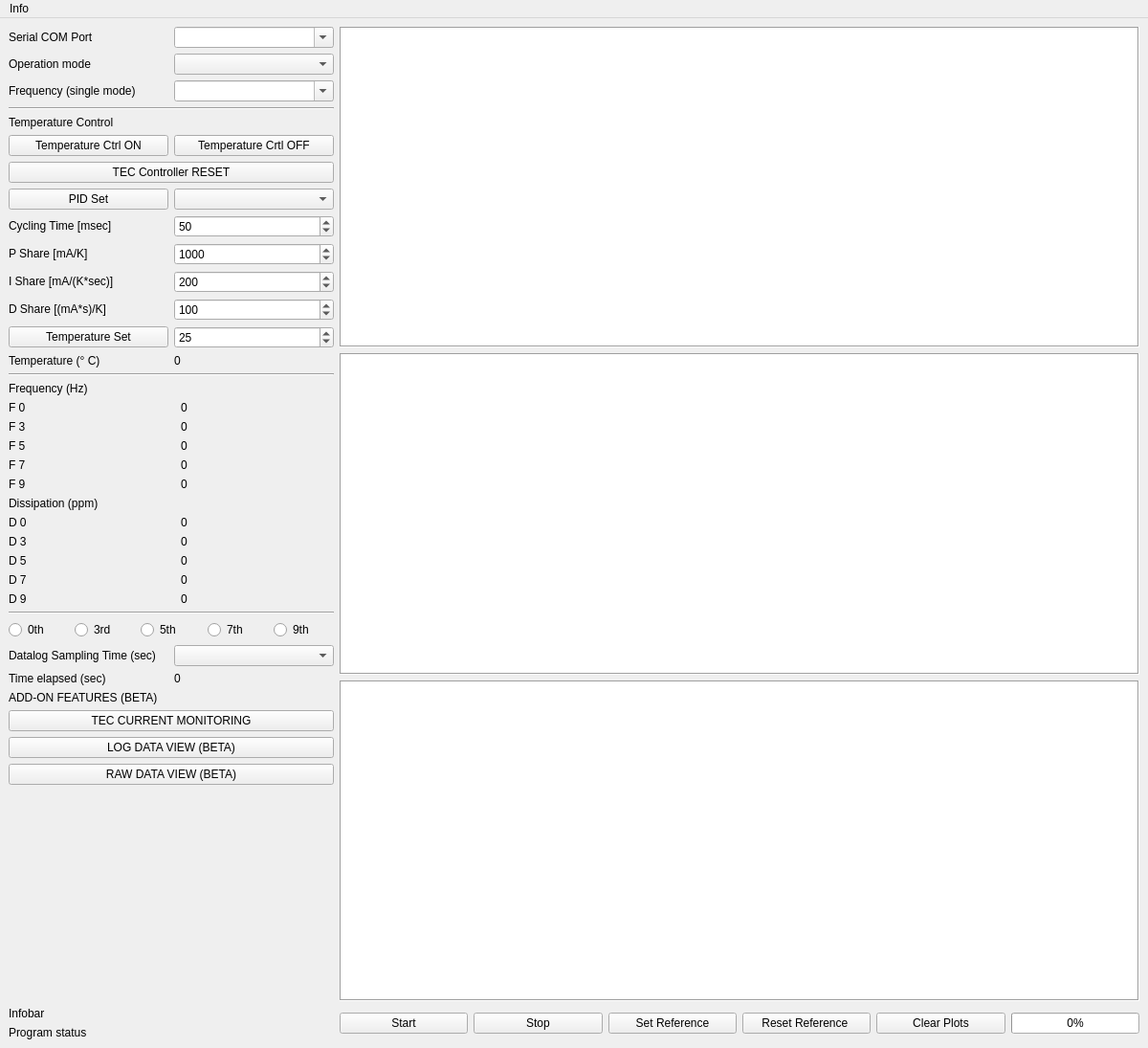
<?xml version="1.0" encoding="UTF-8"?>
<ui version="4.0">
 <class>MainWindow</class>
 <widget class="QMainWindow" name="MainWindow">
  <property name="geometry">
   <rect>
    <x>0</x>
    <y>0</y>
    <width>1200</width>
    <height>1095</height>
   </rect>
  </property>
  <property name="sizePolicy">
   <sizepolicy hsizetype="Expanding" vsizetype="Expanding">
    <horstretch>0</horstretch>
    <verstretch>0</verstretch>
   </sizepolicy>
  </property>
  <property name="minimumSize">
   <size>
    <width>1200</width>
    <height>0</height>
   </size>
  </property>
  <property name="windowTitle">
   <string>openQCM NEXT - version 0.1.6 DEVELOPMENT</string>
  </property>
  <property name="windowIcon">
   <iconset>
    <normaloff>favicon.png</normaloff>favicon.png</iconset>
  </property>
  <property name="styleSheet">
   <string notr="true"/>
  </property>
  <property name="tabShape">
   <enum>QTabWidget::Rounded</enum>
  </property>
  <widget class="QWidget" name="centralwidget">
   <property name="sizePolicy">
    <sizepolicy hsizetype="Preferred" vsizetype="Preferred">
     <horstretch>0</horstretch>
     <verstretch>0</verstretch>
    </sizepolicy>
   </property>
   <property name="minimumSize">
    <size>
     <width>1200</width>
     <height>0</height>
    </size>
   </property>
   <layout class="QGridLayout" name="gridLayout_2">
    <item row="9" column="1">
     <layout class="QHBoxLayout" name="horizontalLayout">
      <property name="sizeConstraint">
       <enum>QLayout::SetDefaultConstraint</enum>
      </property>
      <item>
       <widget class="QPushButton" name="pButton_Start">
        <property name="sizePolicy">
         <sizepolicy hsizetype="MinimumExpanding" vsizetype="Fixed">
          <horstretch>0</horstretch>
          <verstretch>0</verstretch>
         </sizepolicy>
        </property>
        <property name="minimumSize">
         <size>
          <width>0</width>
          <height>0</height>
         </size>
        </property>
        <property name="text">
         <string>Start</string>
        </property>
       </widget>
      </item>
      <item>
       <widget class="QPushButton" name="pButton_Stop">
        <property name="sizePolicy">
         <sizepolicy hsizetype="MinimumExpanding" vsizetype="Fixed">
          <horstretch>0</horstretch>
          <verstretch>0</verstretch>
         </sizepolicy>
        </property>
        <property name="minimumSize">
         <size>
          <width>0</width>
          <height>0</height>
         </size>
        </property>
        <property name="text">
         <string>Stop</string>
        </property>
       </widget>
      </item>
      <item>
       <widget class="QPushButton" name="pButton_Reference">
        <property name="sizePolicy">
         <sizepolicy hsizetype="MinimumExpanding" vsizetype="Fixed">
          <horstretch>0</horstretch>
          <verstretch>0</verstretch>
         </sizepolicy>
        </property>
        <property name="minimumSize">
         <size>
          <width>0</width>
          <height>0</height>
         </size>
        </property>
        <property name="text">
         <string>Set Reference</string>
        </property>
       </widget>
      </item>
      <item>
       <widget class="QPushButton" name="pButton_Reference_Not">
        <property name="sizePolicy">
         <sizepolicy hsizetype="MinimumExpanding" vsizetype="Fixed">
          <horstretch>0</horstretch>
          <verstretch>0</verstretch>
         </sizepolicy>
        </property>
        <property name="text">
         <string>Reset Reference </string>
        </property>
       </widget>
      </item>
      <item>
       <widget class="QPushButton" name="pButton_Clear">
        <property name="sizePolicy">
         <sizepolicy hsizetype="MinimumExpanding" vsizetype="Fixed">
          <horstretch>0</horstretch>
          <verstretch>0</verstretch>
         </sizepolicy>
        </property>
        <property name="minimumSize">
         <size>
          <width>0</width>
          <height>0</height>
         </size>
        </property>
        <property name="text">
         <string>Clear Plots</string>
        </property>
       </widget>
      </item>
      <item>
       <widget class="QProgressBar" name="progressBar">
        <property name="sizePolicy">
         <sizepolicy hsizetype="MinimumExpanding" vsizetype="Fixed">
          <horstretch>0</horstretch>
          <verstretch>0</verstretch>
         </sizepolicy>
        </property>
        <property name="minimumSize">
         <size>
          <width>0</width>
          <height>0</height>
         </size>
        </property>
        <property name="maximum">
         <number>100</number>
        </property>
        <property name="value">
         <number>0</number>
        </property>
        <property name="alignment">
         <set>Qt::AlignCenter</set>
        </property>
        <property name="textVisible">
         <bool>true</bool>
        </property>
       </widget>
      </item>
     </layout>
    </item>
    <item row="0" column="0">
     <layout class="QGridLayout" name="gridLayout">
      <property name="sizeConstraint">
       <enum>QLayout::SetMinAndMaxSize</enum>
      </property>
      <property name="topMargin">
       <number>0</number>
      </property>
      <item row="0" column="0">
       <widget class="QLabel" name="l1">
        <property name="sizePolicy">
         <sizepolicy hsizetype="Minimum" vsizetype="Fixed">
          <horstretch>0</horstretch>
          <verstretch>0</verstretch>
         </sizepolicy>
        </property>
        <property name="text">
         <string>Serial COM Port</string>
        </property>
       </widget>
      </item>
      <item row="8" column="1">
       <widget class="QSpinBox" name="spinBox_Cycling_Time">
        <property name="sizePolicy">
         <sizepolicy hsizetype="Minimum" vsizetype="Fixed">
          <horstretch>0</horstretch>
          <verstretch>0</verstretch>
         </sizepolicy>
        </property>
        <property name="minimum">
         <number>1</number>
        </property>
        <property name="maximum">
         <number>1000</number>
        </property>
        <property name="value">
         <number>50</number>
        </property>
       </widget>
      </item>
      <item row="8" column="0">
       <widget class="QLabel" name="label_Cycling_Time">
        <property name="sizePolicy">
         <sizepolicy hsizetype="Minimum" vsizetype="Fixed">
          <horstretch>0</horstretch>
          <verstretch>0</verstretch>
         </sizepolicy>
        </property>
        <property name="text">
         <string>Cycling Time [msec]</string>
        </property>
       </widget>
      </item>
      <item row="5" column="0">
       <widget class="QPushButton" name="pButton_Tswitch_ON">
        <property name="sizePolicy">
         <sizepolicy hsizetype="Minimum" vsizetype="Fixed">
          <horstretch>0</horstretch>
          <verstretch>0</verstretch>
         </sizepolicy>
        </property>
        <property name="text">
         <string>Temperature Ctrl ON</string>
        </property>
       </widget>
      </item>
      <item row="4" column="0" colspan="2">
       <widget class="QLabel" name="label_Temperature_state">
        <property name="sizePolicy">
         <sizepolicy hsizetype="Minimum" vsizetype="Fixed">
          <horstretch>0</horstretch>
          <verstretch>0</verstretch>
         </sizepolicy>
        </property>
        <property name="text">
         <string>Temperature Control</string>
        </property>
       </widget>
      </item>
      <item row="1" column="0">
       <widget class="QLabel" name="info11">
        <property name="sizePolicy">
         <sizepolicy hsizetype="Minimum" vsizetype="Fixed">
          <horstretch>0</horstretch>
          <verstretch>0</verstretch>
         </sizepolicy>
        </property>
        <property name="text">
         <string>Operation mode</string>
        </property>
       </widget>
      </item>
      <item row="3" column="0" colspan="2">
       <widget class="Line" name="line">
        <property name="sizePolicy">
         <sizepolicy hsizetype="Minimum" vsizetype="Fixed">
          <horstretch>0</horstretch>
          <verstretch>0</verstretch>
         </sizepolicy>
        </property>
        <property name="orientation">
         <enum>Qt::Horizontal</enum>
        </property>
       </widget>
      </item>
      <item row="11" column="0">
       <widget class="QLabel" name="label_D_Share">
        <property name="sizePolicy">
         <sizepolicy hsizetype="Minimum" vsizetype="Fixed">
          <horstretch>0</horstretch>
          <verstretch>0</verstretch>
         </sizepolicy>
        </property>
        <property name="text">
         <string>D Share [(mA*s)/K]</string>
        </property>
       </widget>
      </item>
      <item row="12" column="0">
       <widget class="QPushButton" name="pButton_Temperature_Set">
        <property name="sizePolicy">
         <sizepolicy hsizetype="Minimum" vsizetype="Fixed">
          <horstretch>0</horstretch>
          <verstretch>0</verstretch>
         </sizepolicy>
        </property>
        <property name="text">
         <string>Temperature Set</string>
        </property>
       </widget>
      </item>
      <item row="13" column="0">
       <widget class="QLabel" name="label_Temperature">
        <property name="sizePolicy">
         <sizepolicy hsizetype="Minimum" vsizetype="Fixed">
          <horstretch>0</horstretch>
          <verstretch>0</verstretch>
         </sizepolicy>
        </property>
        <property name="text">
         <string>Temperature (° C)</string>
        </property>
       </widget>
      </item>
      <item row="10" column="0">
       <widget class="QLabel" name="label_I_Share">
        <property name="sizePolicy">
         <sizepolicy hsizetype="Minimum" vsizetype="Fixed">
          <horstretch>0</horstretch>
          <verstretch>0</verstretch>
         </sizepolicy>
        </property>
        <property name="text">
         <string>I Share [mA/(K*sec)]</string>
        </property>
       </widget>
      </item>
      <item row="11" column="1">
       <widget class="QSpinBox" name="spinBox_D_Share">
        <property name="sizePolicy">
         <sizepolicy hsizetype="Minimum" vsizetype="Fixed">
          <horstretch>0</horstretch>
          <verstretch>0</verstretch>
         </sizepolicy>
        </property>
        <property name="maximum">
         <number>100000</number>
        </property>
        <property name="value">
         <number>100</number>
        </property>
       </widget>
      </item>
      <item row="12" column="1">
       <widget class="QDoubleSpinBox" name="doubleSpinBox_Temperature">
        <property name="sizePolicy">
         <sizepolicy hsizetype="Minimum" vsizetype="Fixed">
          <horstretch>0</horstretch>
          <verstretch>0</verstretch>
         </sizepolicy>
        </property>
        <property name="decimals">
         <number>0</number>
        </property>
        <property name="minimum">
         <double>5.000000000000000</double>
        </property>
        <property name="maximum">
         <double>45.000000000000000</double>
        </property>
        <property name="value">
         <double>25.000000000000000</double>
        </property>
       </widget>
      </item>
      <item row="5" column="1">
       <widget class="QPushButton" name="pButton_Tswitch_OFF">
        <property name="sizePolicy">
         <sizepolicy hsizetype="Minimum" vsizetype="Fixed">
          <horstretch>0</horstretch>
          <verstretch>0</verstretch>
         </sizepolicy>
        </property>
        <property name="text">
         <string>Temperature Crtl OFF</string>
        </property>
       </widget>
      </item>
      <item row="10" column="1">
       <widget class="QSpinBox" name="spinBox_I_Share">
        <property name="sizePolicy">
         <sizepolicy hsizetype="Minimum" vsizetype="Fixed">
          <horstretch>0</horstretch>
          <verstretch>0</verstretch>
         </sizepolicy>
        </property>
        <property name="maximum">
         <number>100000</number>
        </property>
        <property name="singleStep">
         <number>0</number>
        </property>
        <property name="value">
         <number>200</number>
        </property>
       </widget>
      </item>
      <item row="13" column="1">
       <widget class="QLabel" name="indicator_temperature">
        <property name="sizePolicy">
         <sizepolicy hsizetype="Minimum" vsizetype="Fixed">
          <horstretch>0</horstretch>
          <verstretch>0</verstretch>
         </sizepolicy>
        </property>
        <property name="text">
         <string>0</string>
        </property>
       </widget>
      </item>
      <item row="0" column="1">
       <widget class="QComboBox" name="cBox_Port">
        <property name="sizePolicy">
         <sizepolicy hsizetype="Minimum" vsizetype="Fixed">
          <horstretch>0</horstretch>
          <verstretch>0</verstretch>
         </sizepolicy>
        </property>
        <property name="editable">
         <bool>true</bool>
        </property>
       </widget>
      </item>
      <item row="2" column="0">
       <widget class="QLabel" name="l2">
        <property name="sizePolicy">
         <sizepolicy hsizetype="Minimum" vsizetype="Fixed">
          <horstretch>0</horstretch>
          <verstretch>0</verstretch>
         </sizepolicy>
        </property>
        <property name="text">
         <string>Frequency (single mode)</string>
        </property>
       </widget>
      </item>
      <item row="1" column="1">
       <widget class="QComboBox" name="cBox_Source">
        <property name="sizePolicy">
         <sizepolicy hsizetype="Minimum" vsizetype="Fixed">
          <horstretch>0</horstretch>
          <verstretch>0</verstretch>
         </sizepolicy>
        </property>
       </widget>
      </item>
      <item row="7" column="1">
       <widget class="QComboBox" name="cBox_PID">
        <property name="sizePolicy">
         <sizepolicy hsizetype="Minimum" vsizetype="Fixed">
          <horstretch>0</horstretch>
          <verstretch>0</verstretch>
         </sizepolicy>
        </property>
       </widget>
      </item>
      <item row="7" column="0">
       <widget class="QPushButton" name="pButton_PID_Set">
        <property name="sizePolicy">
         <sizepolicy hsizetype="Minimum" vsizetype="Fixed">
          <horstretch>0</horstretch>
          <verstretch>0</verstretch>
         </sizepolicy>
        </property>
        <property name="text">
         <string>PID Set</string>
        </property>
       </widget>
      </item>
      <item row="9" column="1">
       <widget class="QSpinBox" name="spinBox_P_Share">
        <property name="sizePolicy">
         <sizepolicy hsizetype="Minimum" vsizetype="Fixed">
          <horstretch>0</horstretch>
          <verstretch>0</verstretch>
         </sizepolicy>
        </property>
        <property name="maximum">
         <number>100000</number>
        </property>
        <property name="value">
         <number>1000</number>
        </property>
       </widget>
      </item>
      <item row="2" column="1">
       <widget class="QComboBox" name="cBox_Speed">
        <property name="sizePolicy">
         <sizepolicy hsizetype="Minimum" vsizetype="Fixed">
          <horstretch>0</horstretch>
          <verstretch>0</verstretch>
         </sizepolicy>
        </property>
        <property name="editable">
         <bool>true</bool>
        </property>
       </widget>
      </item>
      <item row="9" column="0">
       <widget class="QLabel" name="label_P_Share">
        <property name="sizePolicy">
         <sizepolicy hsizetype="Minimum" vsizetype="Fixed">
          <horstretch>0</horstretch>
          <verstretch>0</verstretch>
         </sizepolicy>
        </property>
        <property name="text">
         <string>P Share [mA/K]</string>
        </property>
       </widget>
      </item>
      <item row="14" column="0" colspan="2">
       <widget class="Line" name="line_3">
        <property name="orientation">
         <enum>Qt::Horizontal</enum>
        </property>
       </widget>
      </item>
      <item row="6" column="0" colspan="2">
       <widget class="QPushButton" name="pButton_TEC_Reset">
        <property name="text">
         <string>TEC Controller RESET</string>
        </property>
       </widget>
      </item>
     </layout>
    </item>
    <item row="9" column="0">
     <layout class="QVBoxLayout" name="verticalLayout">
      <item>
       <widget class="QLabel" name="infobar">
        <property name="sizePolicy">
         <sizepolicy hsizetype="Fixed" vsizetype="Fixed">
          <horstretch>0</horstretch>
          <verstretch>0</verstretch>
         </sizepolicy>
        </property>
        <property name="minimumSize">
         <size>
          <width>340</width>
          <height>0</height>
         </size>
        </property>
        <property name="text">
         <string>Infobar</string>
        </property>
       </widget>
      </item>
      <item>
       <widget class="QLabel" name="infostatus">
        <property name="sizePolicy">
         <sizepolicy hsizetype="Fixed" vsizetype="Fixed">
          <horstretch>0</horstretch>
          <verstretch>0</verstretch>
         </sizepolicy>
        </property>
        <property name="minimumSize">
         <size>
          <width>340</width>
          <height>0</height>
         </size>
        </property>
        <property name="text">
         <string>Program status </string>
        </property>
       </widget>
      </item>
     </layout>
    </item>
    <item row="6" column="0">
     <widget class="QPushButton" name="logData_btn">
      <property name="text">
       <string>LOG DATA VIEW (BETA)</string>
      </property>
     </widget>
    </item>
    <item row="3" column="0">
     <layout class="QGridLayout" name="gridLayout_5">
      <item row="0" column="0">
       <widget class="QLabel" name="sampling_time_lbl">
        <property name="text">
         <string>Datalog Sampling Time (sec) </string>
        </property>
       </widget>
      </item>
      <item row="0" column="1">
       <widget class="QComboBox" name="cBox_sampling_time"/>
      </item>
      <item row="1" column="1">
       <widget class="QLabel" name="time_indicator">
        <property name="text">
         <string>0</string>
        </property>
       </widget>
      </item>
      <item row="1" column="0">
       <widget class="QLabel" name="time_lbl">
        <property name="text">
         <string>Time elapsed (sec)</string>
        </property>
       </widget>
      </item>
     </layout>
    </item>
    <item row="7" column="0">
     <widget class="QPushButton" name="rawData_btn">
      <property name="text">
       <string>RAW DATA VIEW (BETA)</string>
      </property>
     </widget>
    </item>
    <item row="2" column="0">
     <layout class="QGridLayout" name="gridLayout_D">
      <property name="sizeConstraint">
       <enum>QLayout::SetDefaultConstraint</enum>
      </property>
      <item row="8" column="0">
       <widget class="QLabel" name="label_D9">
        <property name="sizePolicy">
         <sizepolicy hsizetype="Minimum" vsizetype="Fixed">
          <horstretch>0</horstretch>
          <verstretch>0</verstretch>
         </sizepolicy>
        </property>
        <property name="text">
         <string>D 9</string>
        </property>
       </widget>
      </item>
      <item row="8" column="2">
       <widget class="QLabel" name="D9">
        <property name="sizePolicy">
         <sizepolicy hsizetype="Minimum" vsizetype="Fixed">
          <horstretch>0</horstretch>
          <verstretch>0</verstretch>
         </sizepolicy>
        </property>
        <property name="text">
         <string>0</string>
        </property>
       </widget>
      </item>
      <item row="6" column="0">
       <widget class="QLabel" name="label_D5">
        <property name="sizePolicy">
         <sizepolicy hsizetype="Minimum" vsizetype="Fixed">
          <horstretch>0</horstretch>
          <verstretch>0</verstretch>
         </sizepolicy>
        </property>
        <property name="text">
         <string>D 5</string>
        </property>
        <property name="textFormat">
         <enum>Qt::RichText</enum>
        </property>
       </widget>
      </item>
      <item row="7" column="0">
       <widget class="QLabel" name="label_D7">
        <property name="sizePolicy">
         <sizepolicy hsizetype="Minimum" vsizetype="Fixed">
          <horstretch>0</horstretch>
          <verstretch>0</verstretch>
         </sizepolicy>
        </property>
        <property name="text">
         <string>D 7</string>
        </property>
        <property name="textFormat">
         <enum>Qt::RichText</enum>
        </property>
       </widget>
      </item>
      <item row="5" column="0">
       <widget class="QLabel" name="label_D3">
        <property name="sizePolicy">
         <sizepolicy hsizetype="Minimum" vsizetype="Fixed">
          <horstretch>0</horstretch>
          <verstretch>0</verstretch>
         </sizepolicy>
        </property>
        <property name="text">
         <string>D 3</string>
        </property>
        <property name="textFormat">
         <enum>Qt::RichText</enum>
        </property>
       </widget>
      </item>
      <item row="4" column="0">
       <widget class="QLabel" name="label_D0">
        <property name="sizePolicy">
         <sizepolicy hsizetype="Minimum" vsizetype="Fixed">
          <horstretch>0</horstretch>
          <verstretch>0</verstretch>
         </sizepolicy>
        </property>
        <property name="text">
         <string>D 0</string>
        </property>
        <property name="textFormat">
         <enum>Qt::RichText</enum>
        </property>
       </widget>
      </item>
      <item row="6" column="1">
       <widget class="QLabel" name="label_D5_col">
        <property name="sizePolicy">
         <sizepolicy hsizetype="Fixed" vsizetype="Minimum">
          <horstretch>0</horstretch>
          <verstretch>0</verstretch>
         </sizepolicy>
        </property>
        <property name="text">
         <string/>
        </property>
       </widget>
      </item>
      <item row="5" column="1">
       <widget class="QLabel" name="label_D3_col">
        <property name="sizePolicy">
         <sizepolicy hsizetype="Fixed" vsizetype="Minimum">
          <horstretch>0</horstretch>
          <verstretch>0</verstretch>
         </sizepolicy>
        </property>
        <property name="text">
         <string/>
        </property>
       </widget>
      </item>
      <item row="5" column="2">
       <widget class="QLabel" name="D3">
        <property name="sizePolicy">
         <sizepolicy hsizetype="Minimum" vsizetype="Fixed">
          <horstretch>0</horstretch>
          <verstretch>0</verstretch>
         </sizepolicy>
        </property>
        <property name="text">
         <string>0</string>
        </property>
       </widget>
      </item>
      <item row="7" column="2">
       <widget class="QLabel" name="D7">
        <property name="sizePolicy">
         <sizepolicy hsizetype="Minimum" vsizetype="Fixed">
          <horstretch>0</horstretch>
          <verstretch>0</verstretch>
         </sizepolicy>
        </property>
        <property name="text">
         <string>0</string>
        </property>
       </widget>
      </item>
      <item row="4" column="1">
       <widget class="QLabel" name="label_D0_col">
        <property name="sizePolicy">
         <sizepolicy hsizetype="Fixed" vsizetype="Minimum">
          <horstretch>0</horstretch>
          <verstretch>0</verstretch>
         </sizepolicy>
        </property>
        <property name="text">
         <string/>
        </property>
       </widget>
      </item>
      <item row="6" column="2">
       <widget class="QLabel" name="D5">
        <property name="sizePolicy">
         <sizepolicy hsizetype="Minimum" vsizetype="Fixed">
          <horstretch>0</horstretch>
          <verstretch>0</verstretch>
         </sizepolicy>
        </property>
        <property name="text">
         <string>0</string>
        </property>
       </widget>
      </item>
      <item row="7" column="1">
       <widget class="QLabel" name="label_D7_col">
        <property name="sizePolicy">
         <sizepolicy hsizetype="Fixed" vsizetype="Minimum">
          <horstretch>0</horstretch>
          <verstretch>0</verstretch>
         </sizepolicy>
        </property>
        <property name="text">
         <string/>
        </property>
       </widget>
      </item>
      <item row="8" column="1">
       <widget class="QLabel" name="label_D9_col">
        <property name="sizePolicy">
         <sizepolicy hsizetype="Fixed" vsizetype="Minimum">
          <horstretch>0</horstretch>
          <verstretch>0</verstretch>
         </sizepolicy>
        </property>
        <property name="text">
         <string/>
        </property>
       </widget>
      </item>
      <item row="3" column="0" colspan="3">
       <widget class="QLabel" name="label_D_Title">
        <property name="sizePolicy">
         <sizepolicy hsizetype="Minimum" vsizetype="Fixed">
          <horstretch>0</horstretch>
          <verstretch>0</verstretch>
         </sizepolicy>
        </property>
        <property name="text">
         <string>Dissipation (ppm)</string>
        </property>
       </widget>
      </item>
      <item row="10" column="0" colspan="3">
       <layout class="QHBoxLayout" name="horizontalLayout_2">
        <item>
         <widget class="QRadioButton" name="radioBtn_F0">
          <property name="sizePolicy">
           <sizepolicy hsizetype="Minimum" vsizetype="Fixed">
            <horstretch>0</horstretch>
            <verstretch>0</verstretch>
           </sizepolicy>
          </property>
          <property name="text">
           <string>0th</string>
          </property>
          <property name="autoExclusive">
           <bool>false</bool>
          </property>
         </widget>
        </item>
        <item>
         <widget class="QRadioButton" name="radioBtn_F3">
          <property name="sizePolicy">
           <sizepolicy hsizetype="Minimum" vsizetype="Fixed">
            <horstretch>0</horstretch>
            <verstretch>0</verstretch>
           </sizepolicy>
          </property>
          <property name="text">
           <string>3rd</string>
          </property>
          <property name="autoExclusive">
           <bool>false</bool>
          </property>
         </widget>
        </item>
        <item>
         <widget class="QRadioButton" name="radioBtn_F5">
          <property name="sizePolicy">
           <sizepolicy hsizetype="Minimum" vsizetype="Fixed">
            <horstretch>0</horstretch>
            <verstretch>0</verstretch>
           </sizepolicy>
          </property>
          <property name="text">
           <string>5th</string>
          </property>
          <property name="autoExclusive">
           <bool>false</bool>
          </property>
         </widget>
        </item>
        <item>
         <widget class="QRadioButton" name="radioBtn_F7">
          <property name="sizePolicy">
           <sizepolicy hsizetype="Minimum" vsizetype="Fixed">
            <horstretch>0</horstretch>
            <verstretch>0</verstretch>
           </sizepolicy>
          </property>
          <property name="text">
           <string>7th</string>
          </property>
          <property name="autoExclusive">
           <bool>false</bool>
          </property>
         </widget>
        </item>
        <item>
         <widget class="QRadioButton" name="radioBtn_F9">
          <property name="sizePolicy">
           <sizepolicy hsizetype="Minimum" vsizetype="Fixed">
            <horstretch>0</horstretch>
            <verstretch>0</verstretch>
           </sizepolicy>
          </property>
          <property name="text">
           <string>9th</string>
          </property>
          <property name="autoExclusive">
           <bool>false</bool>
          </property>
         </widget>
        </item>
       </layout>
      </item>
      <item row="4" column="2">
       <widget class="QLabel" name="D0">
        <property name="sizePolicy">
         <sizepolicy hsizetype="Minimum" vsizetype="Fixed">
          <horstretch>0</horstretch>
          <verstretch>0</verstretch>
         </sizepolicy>
        </property>
        <property name="text">
         <string>0</string>
        </property>
       </widget>
      </item>
      <item row="9" column="0" colspan="3">
       <widget class="Line" name="line_2">
        <property name="orientation">
         <enum>Qt::Horizontal</enum>
        </property>
       </widget>
      </item>
     </layout>
    </item>
    <item row="4" column="0">
     <widget class="QLabel" name="label">
      <property name="text">
       <string>ADD-ON FEATURES (BETA)</string>
      </property>
     </widget>
    </item>
    <item row="1" column="0">
     <layout class="QGridLayout" name="gridLayout_F">
      <property name="sizeConstraint">
       <enum>QLayout::SetMinimumSize</enum>
      </property>
      <item row="1" column="1">
       <widget class="QLabel" name="label_F0_col">
        <property name="sizePolicy">
         <sizepolicy hsizetype="Fixed" vsizetype="Minimum">
          <horstretch>0</horstretch>
          <verstretch>0</verstretch>
         </sizepolicy>
        </property>
        <property name="text">
         <string/>
        </property>
       </widget>
      </item>
      <item row="3" column="1">
       <widget class="QLabel" name="label_F5_col">
        <property name="sizePolicy">
         <sizepolicy hsizetype="Fixed" vsizetype="Minimum">
          <horstretch>0</horstretch>
          <verstretch>0</verstretch>
         </sizepolicy>
        </property>
        <property name="text">
         <string/>
        </property>
       </widget>
      </item>
      <item row="4" column="2">
       <widget class="QLabel" name="F7">
        <property name="sizePolicy">
         <sizepolicy hsizetype="Minimum" vsizetype="Fixed">
          <horstretch>0</horstretch>
          <verstretch>0</verstretch>
         </sizepolicy>
        </property>
        <property name="text">
         <string>0</string>
        </property>
       </widget>
      </item>
      <item row="3" column="0">
       <widget class="QLabel" name="label_F5">
        <property name="sizePolicy">
         <sizepolicy hsizetype="Minimum" vsizetype="Fixed">
          <horstretch>0</horstretch>
          <verstretch>0</verstretch>
         </sizepolicy>
        </property>
        <property name="text">
         <string>F 5</string>
        </property>
        <property name="textFormat">
         <enum>Qt::RichText</enum>
        </property>
       </widget>
      </item>
      <item row="2" column="1">
       <widget class="QLabel" name="label_F3_col">
        <property name="sizePolicy">
         <sizepolicy hsizetype="Fixed" vsizetype="Minimum">
          <horstretch>0</horstretch>
          <verstretch>0</verstretch>
         </sizepolicy>
        </property>
        <property name="text">
         <string/>
        </property>
       </widget>
      </item>
      <item row="0" column="0" colspan="3">
       <widget class="QLabel" name="label_F_Title">
        <property name="sizePolicy">
         <sizepolicy hsizetype="Minimum" vsizetype="Fixed">
          <horstretch>0</horstretch>
          <verstretch>0</verstretch>
         </sizepolicy>
        </property>
        <property name="text">
         <string>Frequency (Hz)</string>
        </property>
       </widget>
      </item>
      <item row="3" column="2">
       <widget class="QLabel" name="F5">
        <property name="sizePolicy">
         <sizepolicy hsizetype="Minimum" vsizetype="Fixed">
          <horstretch>0</horstretch>
          <verstretch>0</verstretch>
         </sizepolicy>
        </property>
        <property name="text">
         <string>0</string>
        </property>
       </widget>
      </item>
      <item row="1" column="2">
       <widget class="QLabel" name="F0">
        <property name="sizePolicy">
         <sizepolicy hsizetype="Minimum" vsizetype="Fixed">
          <horstretch>0</horstretch>
          <verstretch>0</verstretch>
         </sizepolicy>
        </property>
        <property name="text">
         <string>0</string>
        </property>
       </widget>
      </item>
      <item row="2" column="0">
       <widget class="QLabel" name="label_F3">
        <property name="sizePolicy">
         <sizepolicy hsizetype="Minimum" vsizetype="Fixed">
          <horstretch>0</horstretch>
          <verstretch>0</verstretch>
         </sizepolicy>
        </property>
        <property name="text">
         <string>F 3</string>
        </property>
        <property name="textFormat">
         <enum>Qt::RichText</enum>
        </property>
       </widget>
      </item>
      <item row="1" column="0">
       <widget class="QLabel" name="label_F0">
        <property name="sizePolicy">
         <sizepolicy hsizetype="Minimum" vsizetype="Fixed">
          <horstretch>0</horstretch>
          <verstretch>0</verstretch>
         </sizepolicy>
        </property>
        <property name="text">
         <string>F 0</string>
        </property>
        <property name="textFormat">
         <enum>Qt::RichText</enum>
        </property>
        <property name="scaledContents">
         <bool>false</bool>
        </property>
       </widget>
      </item>
      <item row="5" column="0">
       <widget class="QLabel" name="label_F9">
        <property name="sizePolicy">
         <sizepolicy hsizetype="Minimum" vsizetype="Fixed">
          <horstretch>0</horstretch>
          <verstretch>0</verstretch>
         </sizepolicy>
        </property>
        <property name="text">
         <string>F 9</string>
        </property>
        <property name="textFormat">
         <enum>Qt::RichText</enum>
        </property>
       </widget>
      </item>
      <item row="5" column="1">
       <widget class="QLabel" name="label_F9_col">
        <property name="sizePolicy">
         <sizepolicy hsizetype="Fixed" vsizetype="Minimum">
          <horstretch>0</horstretch>
          <verstretch>0</verstretch>
         </sizepolicy>
        </property>
        <property name="text">
         <string/>
        </property>
       </widget>
      </item>
      <item row="5" column="2">
       <widget class="QLabel" name="F9">
        <property name="sizePolicy">
         <sizepolicy hsizetype="Minimum" vsizetype="Fixed">
          <horstretch>0</horstretch>
          <verstretch>0</verstretch>
         </sizepolicy>
        </property>
        <property name="text">
         <string>0</string>
        </property>
       </widget>
      </item>
      <item row="4" column="0">
       <widget class="QLabel" name="label_F7">
        <property name="sizePolicy">
         <sizepolicy hsizetype="Minimum" vsizetype="Fixed">
          <horstretch>0</horstretch>
          <verstretch>0</verstretch>
         </sizepolicy>
        </property>
        <property name="text">
         <string>F 7</string>
        </property>
        <property name="textFormat">
         <enum>Qt::RichText</enum>
        </property>
       </widget>
      </item>
      <item row="4" column="1">
       <widget class="QLabel" name="label_F7_col">
        <property name="sizePolicy">
         <sizepolicy hsizetype="Fixed" vsizetype="Minimum">
          <horstretch>0</horstretch>
          <verstretch>0</verstretch>
         </sizepolicy>
        </property>
        <property name="text">
         <string/>
        </property>
       </widget>
      </item>
      <item row="2" column="2">
       <widget class="QLabel" name="F3">
        <property name="sizePolicy">
         <sizepolicy hsizetype="Minimum" vsizetype="Fixed">
          <horstretch>0</horstretch>
          <verstretch>0</verstretch>
         </sizepolicy>
        </property>
        <property name="text">
         <string>0</string>
        </property>
       </widget>
      </item>
     </layout>
    </item>
    <item row="8" column="0">
     <spacer name="verticalSpacer">
      <property name="orientation">
       <enum>Qt::Vertical</enum>
      </property>
      <property name="sizeHint" stdset="0">
       <size>
        <width>20</width>
        <height>40</height>
       </size>
      </property>
     </spacer>
    </item>
    <item row="0" column="1" rowspan="9">
     <layout class="QVBoxLayout" name="verticalLayout_3">
      <property name="spacing">
       <number>6</number>
      </property>
      <property name="sizeConstraint">
       <enum>QLayout::SetDefaultConstraint</enum>
      </property>
      <item>
       <widget class="GraphicsLayoutWidget" name="pltB">
        <property name="contextMenuPolicy">
         <enum>Qt::NoContextMenu</enum>
        </property>
        <property name="frameShape">
         <enum>QFrame::Box</enum>
        </property>
       </widget>
      </item>
      <item>
       <widget class="GraphicsLayoutWidget" name="pltD">
        <property name="frameShape">
         <enum>QFrame::Box</enum>
        </property>
       </widget>
      </item>
      <item>
       <widget class="GraphicsLayoutWidget" name="plt">
        <property name="sizePolicy">
         <sizepolicy hsizetype="Expanding" vsizetype="Expanding">
          <horstretch>0</horstretch>
          <verstretch>0</verstretch>
         </sizepolicy>
        </property>
        <property name="autoFillBackground">
         <bool>false</bool>
        </property>
        <property name="frameShape">
         <enum>QFrame::Box</enum>
        </property>
        <property name="frameShadow">
         <enum>QFrame::Sunken</enum>
        </property>
        <property name="lineWidth">
         <number>1</number>
        </property>
       </widget>
      </item>
     </layout>
    </item>
    <item row="5" column="0">
     <widget class="QPushButton" name="pButtonSecondWindow">
      <property name="text">
       <string>TEC CURRENT MONITORING</string>
      </property>
     </widget>
    </item>
   </layout>
  </widget>
  <widget class="QMenuBar" name="menuBar">
   <property name="geometry">
    <rect>
     <x>0</x>
     <y>0</y>
     <width>1200</width>
     <height>24</height>
    </rect>
   </property>
   <widget class="QMenu" name="mainMenu">
    <property name="title">
     <string>Info</string>
    </property>
    <addaction name="actionFirmware"/>
    <addaction name="actionSoftware"/>
    <addaction name="actionHelp"/>
   </widget>
   <addaction name="mainMenu"/>
  </widget>
  <action name="action_Firmware">
   <property name="text">
    <string>&amp;Firmware</string>
   </property>
  </action>
  <action name="actionFirmware">
   <property name="text">
    <string>Firmware Info</string>
   </property>
  </action>
  <action name="actionSoftware">
   <property name="text">
    <string>Software Info</string>
   </property>
  </action>
  <action name="actionHelp">
   <property name="text">
    <string>Help</string>
   </property>
  </action>
 </widget>
 <customwidgets>
  <customwidget>
   <class>GraphicsLayoutWidget</class>
   <extends>QGraphicsView</extends>
   <header location="global">pyqtgraph</header>
  </customwidget>
 </customwidgets>
 <resources/>
 <connections/>
</ui>
